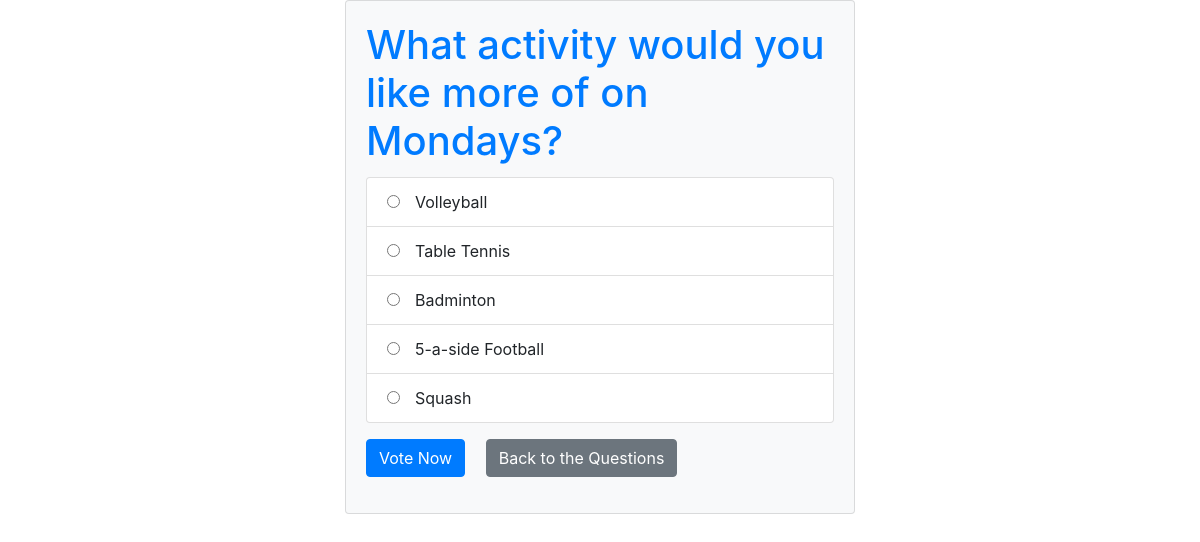
Page /votes/1/ on the committed database.
### votes/models.py (models this page shows, shortened)
class Question(models.Model):
    question_text = models.CharField(max_length = 150)
    publish_date = models.DateTimeField('date published')

class Option(models.Model):
    question = models.ForeignKey(Question, on_delete = models.CASCADE) # using question as the foreign key when it's is deleted delete this too
    option_text = models.CharField(max_length = 150)
    votes = models.IntegerField(default = 0)

### votes/views.py (the view)
# urls.py: path('<int:question_id>/', views.detail, name = 'detail'),
def detail(request, question_id):
    question = get_object_or_404(Question, pk = question_id)
    context = {'question': question}
    return render(request, 'votes/detail.html', context)

### templates/votes/detail.html (shortened to what this page needs)
{% extends 'base.html' %} {% block content %}
<div class="container">
 <div class="card bg-light mb-5">
  <div class="card-body">
   <h1 class="card-title text-primary">{{ question.question_text }}</h1>
   <form action="{% url 'votes:vote' question.id %}" method="post">
    <ul class="list-group mb-3">
     {% for option in question.option_set.all %}
     <li class="list-group-item">
      <div class="form-check">
       <input
        type="radio"
        name="option"
        id="option{{ option.id }}"
        value="{{ option.id }}"
        class="form-check-input"
       />
       <label for="option{{ option.id }}" class="form-check-label ml-2"
        >{{ option.option_text }}</label
       >
      </div>
     </li>
     {% endfor %}
    </ul>
    <div class="mb-3">
     <button type="submit" class="btn btn-primary mr-3">Vote Now</button>
     <a href="{% url 'votes:Home' %}" class="btn btn-secondary"
      >Back to the Questions</a
     >
    </div>
   </form>
  </div>
 </div>
</div>
{% endblock content %}

### rows in the picture
Question: question_text "What activity would you like more of on Mondays?"
Option: option_text "Volleyball"
Option: option_text "Table Tennis"
Option: option_text "Badminton"
Option: option_text "5-a-side Football"
Option: option_text "Squash"
